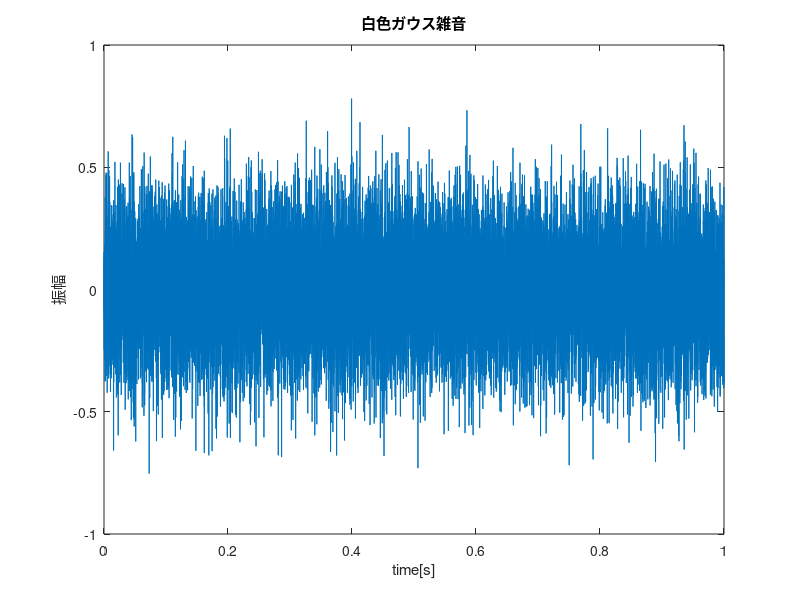
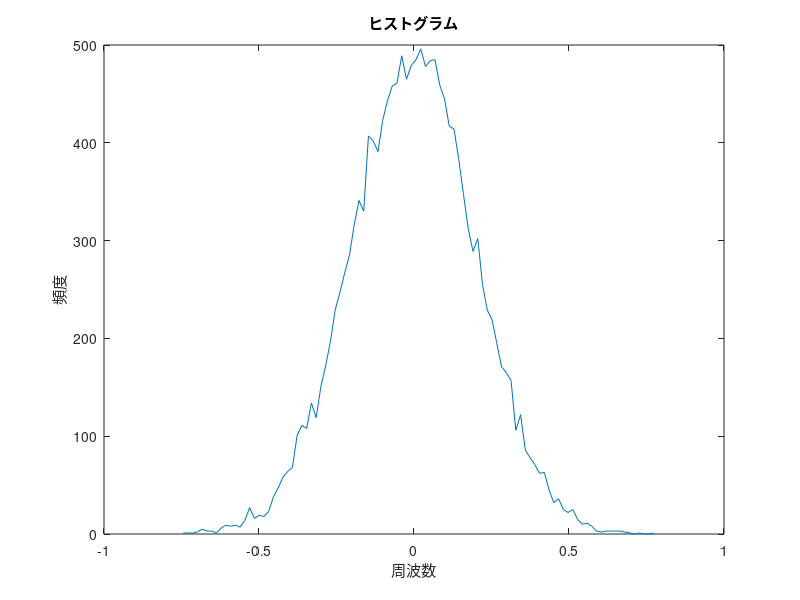

Write the MATLAB code that produced these figures, in order.
clear;

Fs = 16000;
t = (0 : (Fs-1)) /Fs;
tl = length(t);

rng(0,'twister'); % 乱数生成器 初期化

a = 0.2; % 標準偏差
b = 0; % 平均

y = a.*randn(tl,1) + b;

figure;
plot(t,y);
title('白色ガウス雑音');
xlabel('time[s]');
ylabel('振幅');


num=100; % ヒストグラム分割数

[h, c] = hist(y, num);
figure;
plot(c,h);
title('ヒストグラム');
xlabel('周波数');
ylabel('頻度');

sound(y,Fs);
